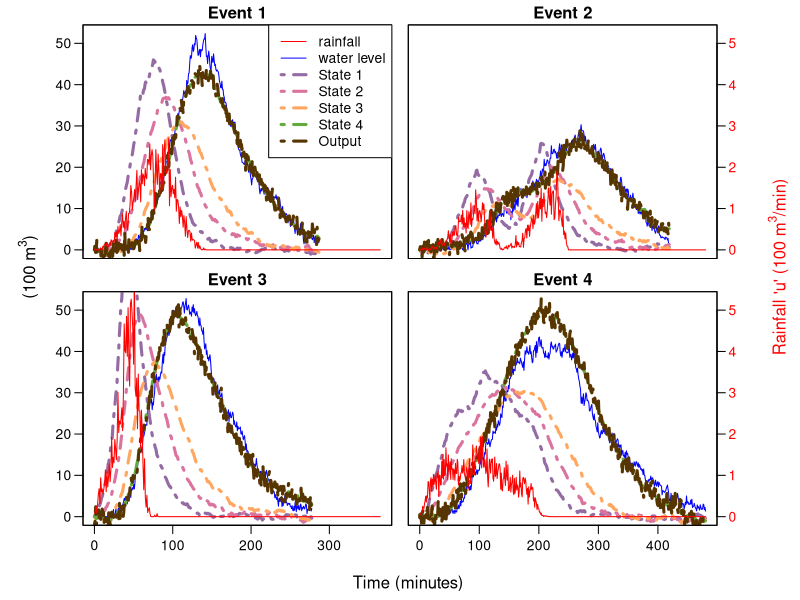

Write R code to recreate this figure.
setwd(dirname(dirname(rstudioapi::getActiveDocumentContext()$path)));getwd() # automatically sets WD to repo-base

b1 <- read.csv("data/rain1.csv")
b2 <- read.csv("data/rain2.csv")
b3 <- read.csv("data/rain3.csv")
b4 <- read.csv("data/rain4.csv")
set.seed(69)

# parameters (found by nico testing)
a <- 0.037
sigma1 <- 0.025
sigma2 <- 1.5
K_states <- 4


kalman_filter <- function(input, a, sigma1, sigma2){
  N <- length(input) # dependent on what experiment we use
  # initial state
  X <- matrix(nrow=K_states,ncol=N)
  X0 <- c(0,0,0,0) # column vector
  X[,1] <- X0
  B <- matrix(c(1,0,0,0),nrow=4) # column
  C <- matrix(c(0,0,0,1),nrow=1) # row
  
  A <- matrix(c(1-a,0,0,0,
                a,1-a,0,0,
                0,a,1-a,0,
                0,0,a,0.98),nrow=4, byrow=TRUE)
  Sigma1 <- diag(4)*sigma1
  Sigma2 <- matrix(sigma2)
  Y <- numeric(N)
  Y[1] <- C%*%X[,1] + sqrt(Sigma2) %*% rnorm(1) # scalar (the level of water in basin)
  # running N steps Kalman filtering with input u_t (rainfall)
  for (I in 2:N){
    X[,I] <- A %*% X[,I-1,drop=FALSE] + B%*%input[I-1] + chol(Sigma1) %*% matrix(rnorm(4),ncol=1)
    Y[I] <- C %*% X[,I] + sqrt(Sigma2) %*% rnorm(1)
  }
  return(list(X = X, Y = Y))
}

kalman_plot <- function(data, simul, title, params, position, bottom, x_max, y_max){
  if (!(position %in% c("left", "right", "middle"))) {
    stop("Invalid side argument. Choose 'left', 'right' or 'middle'.")
  }
  
  plot(data$minutes, data$y, col="blue", type="l", 
       xlab="", ylab="", yaxt="n", xaxt="n",
       ylim=c(0, y_max),
       xlim=c(0, x_max))
  
  lw=3;lt=4
  lines(data$minutes,simul$X[1,], col="#946ca3", lwd=lw, lty=lt)
  lines(data$minutes,simul$X[2,], col="#da739e", lwd=lw, lty=lt)
  lines(data$minutes,simul$X[3,], col="#ffa760", lwd=lw, lty=lt)
  lines(data$minutes,simul$X[4,], col="#64aa3c", lwd=lw, lty=lt)
  lines(data$minutes,simul$Y, col="#573500", lwd=lw, lty=lt)
  
  if (position == "left"){
    #mtext(expression(paste("(100 ", m^3, ")")), side=2, line=2.5, col="black")
    axis(side=2, col.axis="black", las=1)
  }
  
  #title <- bquote( ~ "a:" ~ .(params[1]) ~ sigma[1]: .(params[2]) ~ sigma[2]: .(params[3]))
  
  par(new=TRUE)
  plot(data$minutes, data$u, 
       col="red", lwd=1, type="l", 
       xlab="", ylab="", yaxt="n", xaxt="n", 
       main=title, 
       ylim=c(0, y_max/10))
  if (position == "right") {
    #mtext(expression(paste("Rainfall 'u' (100 ", m^3, "/min)")), side=4, line=2.5, col="red")
    axis(side=4, col.axis="red", las=1)
  } else if (position == "middle") {
  }
  if (bottom == TRUE){
    axis(side=1, col.axis="black", las=1)
  }
}

events <- list(b1, b2, b3, b4)
all_simulations <- list()

for (i in 1:4) {
  simulation <- kalman_filter(events[[i]]$u, a, sigma1, sigma2)
  all_simulations[[i]] <- simulation
}



### plotting
y_max <- max(b1$y)
x_max <- max(b4$minutes)
old_mar <- par("mar")
par(mfrow=c(2,2), oma=c(4,5,0,4), mar=c(0.5, 0, 1.5, 1), mgp = c(5, 0.7, 0))

# right side will be the water level for, left will be input water rain
kalman_plot(b1, all_simulations[[1]], "Event 1", params=c(a,sigma1, sigma2), 
            "left", bottom=FALSE, x_max=x_max, y_max = y_max)
lw=3;lt=4
legend("topright", 
       legend = c("rainfall", "water level", "State 1", "State 2", "State 3", "State 4", "Output"), 
       col = c("red","blue","#946ca3", "#da739e", "#ffa760", "#64aa3c", "#573500"), 
       lwd = c(1, 1, lw, lw, lw, lw, lw),
       lty = c(1, 1, lt, lt, lt, lt, lt),
       cex=1)
kalman_plot(b2, all_simulations[[2]], "Event 2", params=c(a,sigma1, sigma2),
            "right", bottom=FALSE, x_max=x_max, y_max = y_max)
kalman_plot(b3, all_simulations[[3]], "Event 3", params=c(a,sigma1, sigma2),
            "left", bottom=TRUE, x_max=x_max, y_max = y_max)
kalman_plot(b4, all_simulations[[4]], "Event 4", params=c(a,sigma1, sigma2),
            "right", bottom=TRUE, x_max=x_max, y_max = y_max)


mtext("Time (minutes)", side=1, outer=TRUE, line=2.5)
mtext(expression(paste("(100 ", m^3, ")")), side=2, outer=TRUE, line=2.5, col="black")
mtext(expression(paste("Rainfall 'u' (100 ", m^3, "/min)")), side=4, outer=TRUE, line=2.5, col="red")
